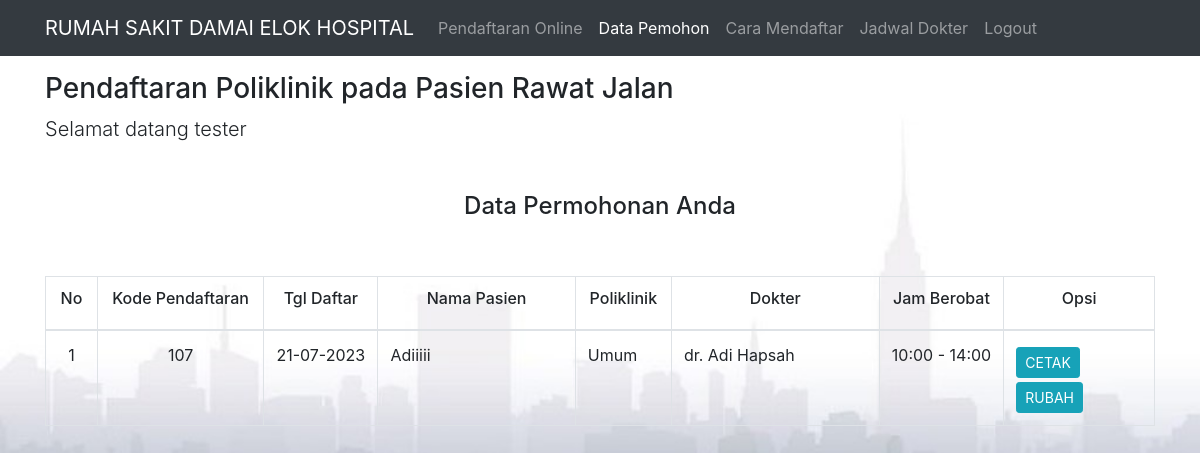
Screenshot of /data_pemohon.php (signed in) with the database file from the repository.
### tables this page shows
CREATE TABLE `pasien` (
  `kode_pendaftaran` int(10) NOT NULL,
  `username` varchar(10) NOT NULL,
  `tgl_daftar` date NOT NULL,
  `id_poli` int(5) NOT NULL,
  `id_dokter` int(3) NOT NULL,
  `id_jam` int(5) NOT NULL,
  `jenis_pembayaran` varchar(30) NOT NULL,
  `no_rm` varchar(20) NOT NULL,
  `nama` varchar(50) NOT NULL,
  `jk` varchar(20) NOT NULL,
  `tlahir` varchar(50) NOT NULL,
  `nohp` varchar(15) NOT NULL,
  `ttl` date NOT NULL,
  `pekerjaan` varchar(50) NOT NULL,
  `alamat` varchar(500) NOT NULL,
  `wnama` varchar(50) NOT NULL,
  `wjk` varchar(10) NOT NULL,
  `walamat` varchar(500) NOT NULL,
  `wnohp` varchar(15) NOT NULL,
  `status` varchar(40) NOT NULL,
  `diagnosa` varchar(255) DEFAULT NULL
);

CREATE TABLE `poliklinik` (
  `id_poli` int(3) NOT NULL,
  `nama_poli` varchar(30) NOT NULL,
  `status` int(3) NOT NULL
);

CREATE TABLE `dokter` (
  `id_dokter` int(3) NOT NULL,
  `nama_dokter` varchar(30) NOT NULL,
  `id_poli` int(3) NOT NULL,
  `status` int(11) NOT NULL,
  `level` enum('spesialis','umum') NOT NULL DEFAULT 'umum'
);

CREATE TABLE `jam` (
  `id_jam` int(5) NOT NULL,
  `jam` varchar(25) NOT NULL,
  `id_poli` int(3) NOT NULL,
  `id_dokter` int(5) NOT NULL,
  `status` int(11) NOT NULL
);

### functions.php (called while the page is built, shortened)
<?php
$db = mysqli_connect("localhost", "root", "", "sirusakdeh_db");
function query($query) {
  global $db;
  $result = mysqli_query($db, $query);
  $rows = [];
  while ($row = mysqli_fetch_assoc($result)) {
      $rows[] = $row;
  }
  return $rows;
}
   ?>

### data_pemohon.php (the view, shortened to what this page needs)
<?php
require 'functions.php';
$username = $_SESSION['username'];
$data_pendaftar = query("SELECT pasien.kode_pendaftaran,pasien.username,pasien.tgl_daftar,pasien.nama,poliklinik.nama_poli,dokter.nama_dokter,jam.jam,pasien.diagnosa from pasien join poliklinik on pasien.id_poli=poliklinik.id_poli join dokter on pasien.id_dokter=dokter.id_dokter join jam on pasien.id_jam=jam.id_jam where username = '$username' ORDER by kode_pendaftaran DESC limit 3");
 ?>
<!DOCTYPE html>
<html>
<head>
    <link rel="stylesheet" href="css/bootstrap.min.css" />
</head>
<body  class="bg">
  <nav class="navbar fixed-top navbar-expand-lg navbar-dark bg-dark">
    <div class="container">
  <a class="navbar-brand" href="">RUMAH SAKIT DAMAI ELOK HOSPITAL</a>
  <div class="collapse navbar-collapse" id="navbarNav">
    <ul class="navbar-nav">
      <li class="nav-item">
        <a class="nav-link" href="daftar.php">Pendaftaran Online<span class="sr-only">(current)</span></a>
      </li>
      <li class="nav-item active">
        <a class="nav-link" href="data_pemohon.php">Data Pemohon</a>
      </li>
      <li class="nav-item">
        <a class="nav-link" href="pasien_caradaftar.php">Cara Mendaftar</a>
      </li>
      <li class="nav-item">
        <a class="nav-link" href="pasien_jadwal_posting.php">Jadwal Dokter</a>
      </li>
      <li class="nav-item">
      <a class="nav-link" href="logout.php">Logout</a>
    </li>
    </ul>
  </div>
</div>
</nav>
        <div class="pt-5 pb-5">
          <br>
            <div class="container pb-5">
                <div class="row">
                    <div class="col">
                        <h3>Pendaftaran Poliklinik pada Pasien Rawat Jalan</h3>
                        <div class="lead">Selamat datang <?php echo $_SESSION["username"] ?></div>
            <br>
                  <div class="row">
                    <div class="col text-center mt-4">
                      <h4> Data Permohonan Anda</h4>
                      <br>
                    </div>
                  </div>
<br>
                  <div class="row">
                    <div class="col mb-5">
                      <table class="table table-bordered">
                        <thead>
                          <tr>
                            <td width="50"><center><h6>No</h6></center></td>
                            <td width="160"><center><h6>Kode Pendaftaran</h6></center></td>
                            <td width="110"><center><h6>Tgl Daftar</h6></center></td>
                            <td width="190"><center><h6>Nama Pasien</h6></center></td>
                            <td width="90"><center><h6>Poliklinik</h6></center></td>
                            <td width="200"><center><h6>Dokter</h6></center></td>
                            <td width="120"><center><h6>Jam Berobat</h6></center></td>
                            <td width="145"><center><h6>Opsi</h6></center></td>
                          </tr>
                        </thead>
                        <tbody>
                          <?php $i = 1; ?>
                          <?php  foreach ($data_pendaftar as $row ) : ?>
                               <tr>
                                 <td><center><?= $i; ?></center></td>
                                 <td><center><?= $row["kode_pendaftaran"]; ?></center></td>
                                 <td><center><?= date('d-m-Y', strtotime( $row["tgl_daftar"])); ?></center></td>
                                 <td><?= $row["nama"]; ?></td>
                                 <td><?= $row["nama_poli"]; ?></td>
                                 <td><?= $row["nama_dokter"]; ?></td>
                                 <td><center><?= $row["jam"]; ?></center></td>
                                 <td>
                                   <button type="submit" class="btn btn-info btn-sm mt-1"><a href="cetak.php?kode_pendaftaran=<?= $row["kode_pendaftaran"]?>" target="_blank" class="text-reset" style="text-decoration:none">CETAK</a></button>
                                   <button type="button" class="btn btn-info btn-sm mt-1"><a href="edit__pasien.php?kode_pendaftaran=<?= $row["kode_pendaftaran"]?>" class="text-reset" style="text-decoration:none">RUBAH</a></button>
                                 </td>
                               </tr>
                               <?php $i++ ?>
                             <?php endforeach; ?>
                        </tbody>
                    </table>
                    </div>
                  </div>
                    </div>
                </div>
            </div>
        </div>
</body>
</html>

### data_pemohon.php (style rules this page uses)
body , html { height: auto; }
.bg { background-image: url("img/background.jpg"); height: auto; background-repeat: no-repeat; background-position: center; background-size: cover; }

### rows the page displays
pasien: kode_pendaftaran "107", tgl_daftar "21-07-2023", nama "Adiiiii", id_poli.nama_poli "Umum", id_dokter.nama_dokter "dr. Adi Hapsah", id_jam.jam "10:00 - 14:00"

### other values shown
$_SESSION["username"] "tester"
